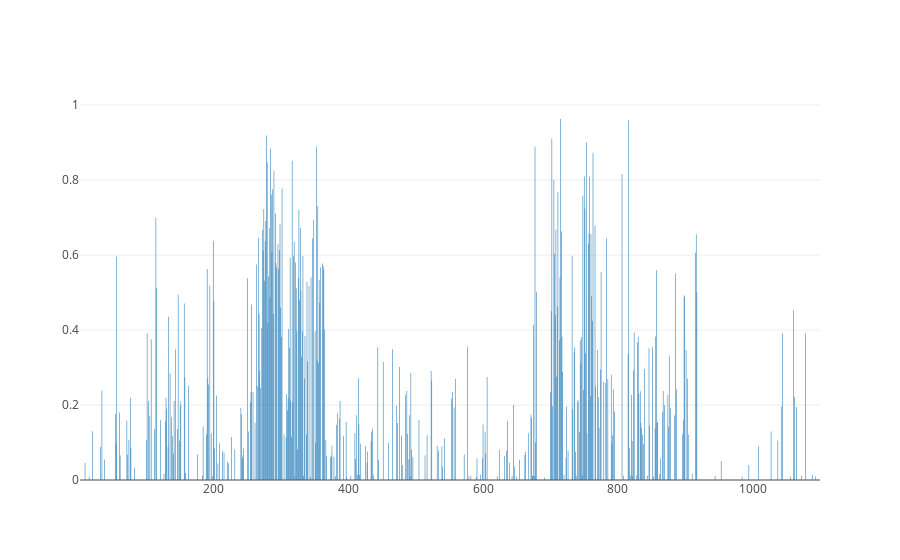

This figure's notebook cell:
### Code cell
py.offline.iplot([trace], filename='money topic in BMW2013')

### Figure 1 — Plotly figure (JSON) as saved in the notebook; plotly's stock layout.template omitted (floating-point values rounded to 4 significant figures; data arrays with more than 128 entries replaced by an {"elided": "..."} marker saying what was removed)
{"data": [{"type": "bar", "uid": "b3ae09e0-9b1a-11e8-afcb-b7dce55c10cc", "x": {"elided": "1097 int values"}, "y": {"elided": "1098 float values"}}], "layout": {}}
